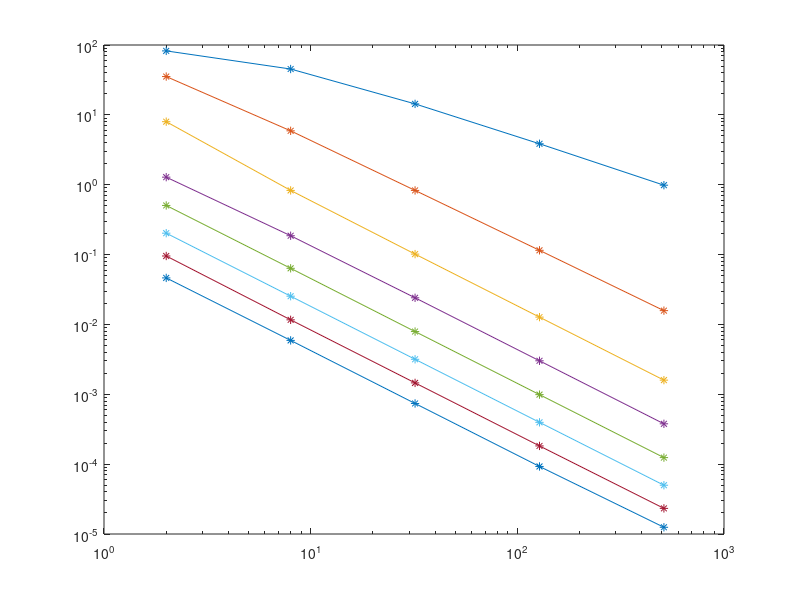

This figure's MATLAB source:
clear all;

%% l2 [Order][Mesh]

%% L1 Rel Error
%l2 = ...
%    [...
%        +1.000000e+00 , +5.554014e-01 , +1.802735e-01 ; ...
%        +4.072019e-01 , +5.152727e-02 , +4.676084e-03 ; ...
%        +5.152870e-02 , +2.468976e-03 , +1.467633e-04 ; ...
%        +2.887924e-03 , +2.358920e-04 , +1.549835e-05 ; ...
%        +7.172258e-04 , +4.595670e-05 , +2.837020e-06 ; ...
%        +1.905340e-04 , +1.137380e-05 , +7.067146e-07 ; ...
%        +5.601543e-05 , +3.495225e-06 , +2.167993e-07 ; ...
%        +2.009579e-05 , +1.261267e-06 , +7.771882e-08 ; ...
%    ];


%% L1 Abs Error
%l2 = ...
%    [...
%        +3.500348e+04 , +1.944098e+04 , +6.310199e+03 ; ...
%        +1.425348e+04 , +1.803634e+03 , +1.636792e+02 ; ...
%        +1.803684e+03 , +8.642277e+01 , +5.137226e+00 ; ...
%        +1.010874e+02 , +8.257043e+00 , +5.424964e-01 ; ...
%        +2.510540e+01 , +1.608645e+00 , +9.930557e-02 ; ...
%        +6.669354e+00 , +3.981228e-01 , +2.473747e-02 ; ...
%        +1.960735e+00 , +1.223451e-01 , +7.588732e-03 ; ...
%        +7.034226e-01 , +4.414873e-02 , +2.720429e-03 ; ...
%    ];

%% Rel Error
%l2 = ...
%    [...
%        +1.000000e+00 , +5.501554e-01 , +1.743443e-01 , +4.680941e-02 , +1.195660e-02 ; ...
%        +4.291984e-01 , +7.173874e-02 , +1.006197e-02 , +1.397394e-03 , +1.912784e-04 ; ...
%        +9.695191e-02 , +1.006321e-02 , +1.233065e-03 , +1.544785e-04 , +1.935198e-05 ; ...
%        +1.558136e-02 , +2.259740e-03 , +2.921884e-04 , +3.662519e-05 , +4.588253e-06 ; ...
%        +6.131810e-03 , +7.721627e-04 , +9.602295e-05 , +1.200947e-05 , +1.506019e-06 ; ...
%        +2.459011e-03 , +3.079822e-04 , +3.848861e-05 , +4.818164e-06 , +6.061251e-07 ; ...
%        +1.158815e-03 , +1.412935e-04 , +1.767610e-05 , +2.214026e-06 , +2.825523e-07 ; ...
%        +5.629039e-04 , +7.172446e-05 , +8.972703e-06 , +1.125002e-06 , +1.515438e-07 ; ...
%    ];


%% ABS Error
l2 = ...
    [...
        8.23579E+01 , 4.53097E+01 , 1.43586E+01 , 3.85513E+00 , 9.84721E-01 ;...
        3.53479E+01 , 5.90825E+00 , 8.28683E-01 , 1.15086E-01 , 1.57533E-02 ;...
        7.98476E+00 , 8.28786E-01 , 1.01553E-01 , 1.27225E-02 , 1.59379E-03 ;...
        1.28325E+00 , 1.86108E-01 , 2.40640E-02 , 3.01638E-03 , 3.77879E-04 ;...
        5.05003E-01 , 6.35937E-02 , 7.90825E-03 , 9.89075E-04 , 1.24033E-04 ;...
        2.02519E-01 , 2.53648E-02 , 3.16984E-03 , 3.96814E-04 , 4.99192E-05 ;...
        9.54376E-02 , 1.16366E-02 , 1.45577E-03 , 1.82343E-04 , 2.32704E-05 ;...
        4.63596E-02 , 5.90708E-03 , 7.38973E-04 , 9.26529E-05 , 1.24808E-05 ;...
    ];

m = [2, 8, 32, 128, 512];
p = [1:8];
O = size(p, 2);
M = size(m, 2);

delta = zeros(O, M - 1);
for i = 1:M-1
    delta(:, i) = ...
        (log10(l2(:, i + 1)) - log10(l2(:, i))) / ...
        (log10(m(i + 1))     - log10(m(i)));
end

delta
loglog(m, l2, '-*')

%loglog(m(1:end - 1), delta, '-*');
%grid
